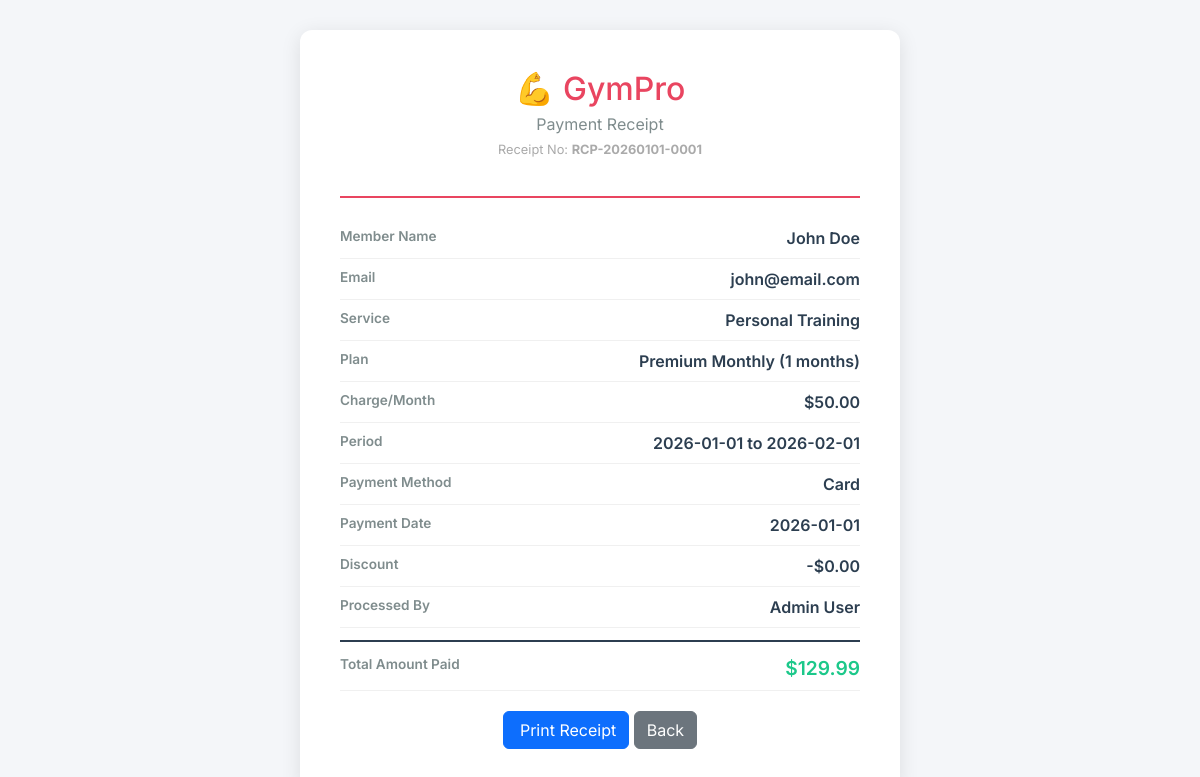
Page /admin/receipt.php?id=1 (signed in) on the committed database.
### tables this page shows
CREATE TABLE payments (
    payment_id INT AUTO_INCREMENT PRIMARY KEY,
    membership_id INT,
    user_id INT,
    amount DECIMAL(10,2) NOT NULL,
    payment_date DATE NOT NULL,
    method ENUM('cash','card','mobile') DEFAULT 'cash',
    status ENUM('paid','pending','overdue') DEFAULT 'pending',
    receipt_no VARCHAR(50) UNIQUE NOT NULL,
    processed_by INT,
    discount_applied DECIMAL(10,2) DEFAULT 0,
    notes TEXT,
    created_at TIMESTAMP DEFAULT CURRENT_TIMESTAMP,
    FOREIGN KEY (membership_id) REFERENCES member_memberships(membership_id),
    FOREIGN KEY (user_id) REFERENCES users(user_id),
    FOREIGN KEY (processed_by) REFERENCES users(user_id)
);

CREATE TABLE users (
    user_id INT AUTO_INCREMENT PRIMARY KEY,
    full_name VARCHAR(100) NOT NULL,
    email VARCHAR(100) UNIQUE NOT NULL,
    password VARCHAR(255) NOT NULL,
    phone VARCHAR(20),
    gender ENUM('male','female','other'),
    role ENUM('admin','staff','customer') DEFAULT 'customer',
    status ENUM('active','pending','expired','frozen') DEFAULT 'pending',
    profile_pic VARCHAR(255),
    address TEXT,
    dob DATE,
    created_at TIMESTAMP DEFAULT CURRENT_TIMESTAMP
);

CREATE TABLE services (
    service_id INT AUTO_INCREMENT PRIMARY KEY,
    service_name VARCHAR(100) NOT NULL,
    description TEXT,
    monthly_charge DECIMAL(10,2) NOT NULL,
    status ENUM('active','inactive') DEFAULT 'active',
    created_at TIMESTAMP DEFAULT CURRENT_TIMESTAMP
);

CREATE TABLE membership_plans (
    plan_id INT AUTO_INCREMENT PRIMARY KEY,
    plan_name VARCHAR(100) NOT NULL,
    duration_months INT NOT NULL,
    price DECIMAL(10,2) NOT NULL,
    description TEXT,
    max_freeze_days INT DEFAULT 30,
    status ENUM('active','inactive') DEFAULT 'active',
    created_at TIMESTAMP DEFAULT CURRENT_TIMESTAMP
);

CREATE TABLE member_memberships (
    membership_id INT AUTO_INCREMENT PRIMARY KEY,
    user_id INT NOT NULL,
    plan_id INT NOT NULL,
    service_id INT NOT NULL,
    start_date DATE NOT NULL,
    end_date DATE NOT NULL,
    status ENUM('active','expired','frozen','pending','cancelled') DEFAULT 'pending',
    freeze_start DATE,
    freeze_end DATE,
    discount_id INT,
    total_amount DECIMAL(10,2) NOT NULL,
    registered_by ENUM('self','admin') DEFAULT 'self',
    created_at TIMESTAMP DEFAULT CURRENT_TIMESTAMP,
    FOREIGN KEY (user_id) REFERENCES users(user_id) ON DELETE CASCADE,
    FOREIGN KEY (plan_id) REFERENCES membership_plans(plan_id),
    FOREIGN KEY (service_id) REFERENCES services(service_id),
    FOREIGN KEY (discount_id) REFERENCES discounts(discount_id)
);

### admin/receipt.php (the view, shortened to what this page needs)
<?php
require_once __DIR__ . '/../config/db.php';
$id = (int)($_GET['id'] ?? 0);
$payment = $pdo->prepare("
    SELECT p.*, u.full_name, u.email, u.phone, proc.full_name as processed_name,
           mm.start_date, mm.end_date, mp.plan_name, mp.duration_months, s.service_name, s.monthly_charge
    FROM payments p
    JOIN users u ON p.user_id = u.user_id
    LEFT JOIN users proc ON p.processed_by = proc.user_id
    LEFT JOIN member_memberships mm ON p.membership_id = mm.membership_id
    LEFT JOIN membership_plans mp ON mm.plan_id = mp.plan_id
    LEFT JOIN services s ON mm.service_id = s.service_id
    WHERE p.payment_id = ?
");
$payment->execute([$id]);
$p = $payment->fetch();
?>
<!DOCTYPE html>
<html lang="en">
<head>
    <link href="https://cdn.jsdelivr.net/npm/bootstrap@5.3.2/dist/css/bootstrap.min.css" rel="stylesheet">
</head>
<body>
<div class="receipt">
    <div class="receipt-header">
        <h2>💪 GymPro</h2>
        <p style="color: #7f8c8d; margin: 4px 0;">Payment Receipt</p>
        <p style="font-size: 0.8rem; color: #aaa;">Receipt No: <strong><?= $p['receipt_no'] ?></strong></p>
    </div>
    <div class="receipt-row"><span class="label">Member Name</span><span class="value"><?= htmlspecialchars($p['full_name']) ?></span></div>
    <div class="receipt-row"><span class="label">Email</span><span class="value"><?= htmlspecialchars($p['email']) ?></span></div>
    <div class="receipt-row"><span class="label">Service</span><span class="value"><?= htmlspecialchars($p['service_name'] ?? 'N/A') ?></span></div>
    <div class="receipt-row"><span class="label">Plan</span><span class="value"><?= htmlspecialchars($p['plan_name'] ?? 'N/A') ?> (<?= $p['duration_months'] ?? '-' ?> months)</span></div>
    <div class="receipt-row"><span class="label">Charge/Month</span><span class="value">$<?= number_format($p['monthly_charge'] ?? 0, 2) ?></span></div>
    <div class="receipt-row"><span class="label">Period</span><span class="value"><?= $p['start_date'] ?? '-' ?> to <?= $p['end_date'] ?? '-' ?></span></div>
    <div class="receipt-row"><span class="label">Payment Method</span><span class="value"><?= ucfirst($p['method']) ?></span></div>
    <div class="receipt-row"><span class="label">Payment Date</span><span class="value"><?= $p['payment_date'] ?></span></div>
    <div class="receipt-row"><span class="label">Discount</span><span class="value">-$<?= number_format($p['discount_applied'], 2) ?></span></div>
    <div class="receipt-row"><span class="label">Processed By</span><span class="value"><?= htmlspecialchars($p['processed_name'] ?? 'System') ?></span></div>
    <div class="receipt-row total-row"><span class="label">Total Amount Paid</span><span class="value" style="color: #1cc88a;">$<?= number_format($p['amount'], 2) ?></span></div>
    <div class="no-print">
        <button onclick="window.print()" class="btn btn-primary"><i class="fas fa-print me-1"></i> Print Receipt</button>
        <a href="payments.php" class="btn btn-secondary">Back</a>
    </div>
</div>
</body>
</html>

### admin/receipt.php (style rules this page uses)
body { font-family: 'Inter', sans-serif; background: #f4f6f9; }
.receipt { max-width: 600px; margin: 30px auto; background: #fff; padding: 40px; border-radius: 12px; box-shadow: 0 4px 20px rgba(0,0,0,0.1); }
.receipt-header { text-align: center; border-bottom: 2px solid #e94560; padding-bottom: 20px; margin-bottom: 20px; }
.receipt-header h2 { color: #e94560; margin: 0; }
.receipt-row { display: flex; justify-content: space-between; padding: 8px 0; border-bottom: 1px solid #f0f0f0; }
.receipt-row .label { color: #7f8c8d; font-weight: 600; font-size: 0.85rem; }
.receipt-row .value { font-weight: 600; color: #2c3e50; }
.total-row { font-size: 1.2rem; border-top: 2px solid #2c3e50; padding-top: 12px; margin-top: 12px; }
.no-print { text-align: center; margin-top: 20px; }

### rows in the picture
payments: receipt_no "RCP-20260101-0001", user.full_name "John Doe", user.email "john@email.com", services.service_name "Personal Training", membership_plans.plan_name "Premium Monthly", membership_plans.duration_months "1", services.monthly_charge "50.00", membership.start_date "2026-01-01", membership.end_date "2026-02-01", method "Card", payment_date "2026-01-01", discount_applied "0.00", processed_by.full_name "Admin User", amount "129.99"
